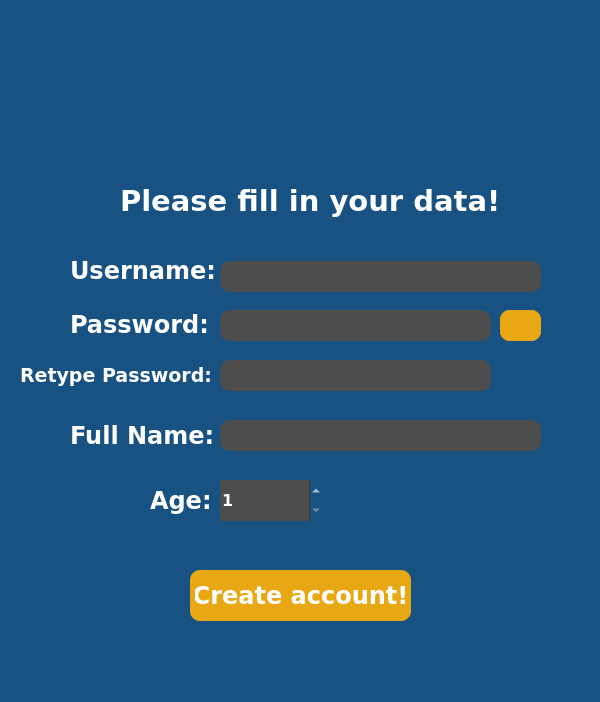
<?xml version="1.0" encoding="UTF-8"?>
<ui version="4.0">
 <class>RegisterPageClass</class>
 <widget class="QMainWindow" name="RegisterPageClass">
  <property name="geometry">
   <rect>
    <x>0</x>
    <y>0</y>
    <width>600</width>
    <height>702</height>
   </rect>
  </property>
  <property name="windowTitle">
   <string>RegisterPage</string>
  </property>
  <property name="styleSheet">
   <string notr="true">/*-----QWidget-----*/
QWidget
{
	background-color: #175282;
	color: #fff;
	border-color: #000000;

}


/*-----QLabel-----*/
QLabel
{
	background-color: transparent;
	color: #fff;
	font-weight: bold;
	border-color: #000000;

}


/*-----QPushButton-----*/
QPushButton
{
	background-color: #e8a813;
	color: #fff;
	font-weight: bold;
	border-radius: 10px;
	padding: 5px;

}


QPushButton::hover
{
	background-color: #fcba21;
	color: #fff;

}


QPushButton::pressed
{
	background-color: #fcba21;
	color: #fff;

}


/*-----QToolButton-----*/
QToolButton
{
	background-color: transparent;
	color: #000000;
	border-style: solid;
	border-color: #000000;

}


QToolButton::hover
{
	background-color: #d10000;
	color: #000000;
	border-radius: 15px;
	border-color: #d10000;

}


QToolButton::pressed
{
	background-color: #d10000;
	color: #000000;
	border-style: solid;
	border-width: 0px;

}


/*-----QLineEdit-----*/
QLineEdit{
	background-color: #4d4d4d;
	color: #fff;
	font-weight: bold;
	border-style: solid;
	border-radius: 10px;
	padding: 5px;

}


/*-----QCheckBox-----*/
QCheckBox
{
	background-color: transparent;
	color: #b9b9bb;
	font-weight: bold;

}


QCheckBox::indicator
{
    color: #b1b1b1;
    background-color: #00111d;
    border: 1px solid #d10000;
    width: 12px;
    height: 12px;

}


QCheckBox::indicator:checked
{
    image:url(&quot;./ressources/check.png&quot;); /*To replace*/
	background-color: #d10000;
    border: 1px solid #d10000;

}


QCheckBox::indicator:unchecked:hover
{
    border: 1px solid #ff0000;

}


QCheckBox::disabled
{
	color: #656565;

}


QCheckBox::indicator:disabled
{
	background-color: #656565;
	color: #656565;
    border: 1px solid #656565;

}
QSpinBox
{
background-color: #4d4d4d;
}</string>
  </property>
  <widget class="QWidget" name="centralWidget">
   <widget class="QLabel" name="textLabel">
    <property name="geometry">
     <rect>
      <x>120</x>
      <y>170</y>
      <width>381</width>
      <height>61</height>
     </rect>
    </property>
    <property name="font">
     <font>
      <family>Verdana</family>
      <pointsize>22</pointsize>
      <bold>true</bold>
     </font>
    </property>
    <property name="text">
     <string>Please fill in your data!</string>
    </property>
    <property name="scaledContents">
     <bool>true</bool>
    </property>
   </widget>
   <widget class="QLabel" name="userLabel">
    <property name="geometry">
     <rect>
      <x>70</x>
      <y>250</y>
      <width>151</width>
      <height>41</height>
     </rect>
    </property>
    <property name="font">
     <font>
      <family>Verdana</family>
      <pointsize>18</pointsize>
      <bold>true</bold>
     </font>
    </property>
    <property name="text">
     <string>Username:</string>
    </property>
   </widget>
   <widget class="QLabel" name="passLabel">
    <property name="geometry">
     <rect>
      <x>70</x>
      <y>304</y>
      <width>141</width>
      <height>41</height>
     </rect>
    </property>
    <property name="font">
     <font>
      <family>Verdana</family>
      <pointsize>18</pointsize>
      <bold>true</bold>
     </font>
    </property>
    <property name="text">
     <string>Password:</string>
    </property>
   </widget>
   <widget class="QLabel" name="nameLabel">
    <property name="geometry">
     <rect>
      <x>70</x>
      <y>420</y>
      <width>151</width>
      <height>31</height>
     </rect>
    </property>
    <property name="font">
     <font>
      <family>Verdana</family>
      <pointsize>18</pointsize>
      <bold>true</bold>
     </font>
    </property>
    <property name="text">
     <string>Full Name:</string>
    </property>
   </widget>
   <widget class="QLabel" name="ageLabel">
    <property name="geometry">
     <rect>
      <x>150</x>
      <y>480</y>
      <width>61</width>
      <height>41</height>
     </rect>
    </property>
    <property name="font">
     <font>
      <family>Verdana</family>
      <pointsize>18</pointsize>
      <bold>true</bold>
     </font>
    </property>
    <property name="text">
     <string>Age:</string>
    </property>
   </widget>
   <widget class="QLineEdit" name="userLineEdit">
    <property name="geometry">
     <rect>
      <x>220</x>
      <y>261</y>
      <width>321</width>
      <height>31</height>
     </rect>
    </property>
    <property name="font">
     <font>
      <family>Verdana</family>
      <pointsize>10</pointsize>
      <bold>true</bold>
     </font>
    </property>
    <property name="text">
     <string/>
    </property>
   </widget>
   <widget class="QLineEdit" name="passLineEdit">
    <property name="geometry">
     <rect>
      <x>220</x>
      <y>310</y>
      <width>271</width>
      <height>31</height>
     </rect>
    </property>
    <property name="font">
     <font>
      <family>Verdana</family>
      <pointsize>10</pointsize>
      <bold>true</bold>
     </font>
    </property>
    <property name="text">
     <string/>
    </property>
    <property name="echoMode">
     <enum>QLineEdit::Password</enum>
    </property>
   </widget>
   <widget class="QLineEdit" name="nameLineEdit">
    <property name="geometry">
     <rect>
      <x>220</x>
      <y>420</y>
      <width>321</width>
      <height>31</height>
     </rect>
    </property>
    <property name="font">
     <font>
      <family>Verdana</family>
      <pointsize>10</pointsize>
      <bold>true</bold>
     </font>
    </property>
   </widget>
   <widget class="QLabel" name="iconLabel">
    <property name="geometry">
     <rect>
      <x>240</x>
      <y>30</y>
      <width>111</width>
      <height>101</height>
     </rect>
    </property>
    <property name="text">
     <string/>
    </property>
    <property name="pixmap">
     <pixmap resource="RegistetPage.qrc">:/newPrefix/add-contact (1).png</pixmap>
    </property>
    <property name="scaledContents">
     <bool>true</bool>
    </property>
   </widget>
   <widget class="QSpinBox" name="ageSpinBox">
    <property name="geometry">
     <rect>
      <x>220</x>
      <y>480</y>
      <width>101</width>
      <height>41</height>
     </rect>
    </property>
    <property name="font">
     <font>
      <family>Verdana</family>
      <pointsize>12</pointsize>
      <bold>true</bold>
     </font>
    </property>
    <property name="frame">
     <bool>false</bool>
    </property>
    <property name="buttonSymbols">
     <enum>QAbstractSpinBox::UpDownArrows</enum>
    </property>
    <property name="minimum">
     <number>1</number>
    </property>
   </widget>
   <widget class="QPushButton" name="pushButton">
    <property name="geometry">
     <rect>
      <x>190</x>
      <y>570</y>
      <width>221</width>
      <height>51</height>
     </rect>
    </property>
    <property name="font">
     <font>
      <family>Verdana</family>
      <pointsize>18</pointsize>
      <bold>true</bold>
     </font>
    </property>
    <property name="styleSheet">
     <string notr="true">QPushButton
{
border-radius:10px;
}</string>
    </property>
    <property name="text">
     <string>Create account!</string>
    </property>
    <property name="autoDefault">
     <bool>false</bool>
    </property>
    <property name="default">
     <bool>false</bool>
    </property>
   </widget>
   <widget class="QLineEdit" name="passLineEdit_2">
    <property name="geometry">
     <rect>
      <x>220</x>
      <y>360</y>
      <width>271</width>
      <height>31</height>
     </rect>
    </property>
    <property name="font">
     <font>
      <family>Verdana</family>
      <pointsize>10</pointsize>
      <bold>true</bold>
     </font>
    </property>
    <property name="text">
     <string/>
    </property>
    <property name="echoMode">
     <enum>QLineEdit::Password</enum>
    </property>
   </widget>
   <widget class="QLabel" name="passLabel_2">
    <property name="geometry">
     <rect>
      <x>20</x>
      <y>360</y>
      <width>191</width>
      <height>31</height>
     </rect>
    </property>
    <property name="font">
     <font>
      <family>Verdana</family>
      <pointsize>14</pointsize>
      <bold>true</bold>
     </font>
    </property>
    <property name="text">
     <string>Retype Password:</string>
    </property>
   </widget>
   <widget class="QPushButton" name="hidePass">
    <property name="geometry">
     <rect>
      <x>500</x>
      <y>310</y>
      <width>41</width>
      <height>31</height>
     </rect>
    </property>
    <property name="text">
     <string/>
    </property>
    <property name="icon">
     <iconset resource="RegistetPage.qrc">
      <normaloff>:/newPrefix/1785693471618134422-128.png</normaloff>:/newPrefix/1785693471618134422-128.png</iconset>
    </property>
    <property name="iconSize">
     <size>
      <width>40</width>
      <height>40</height>
     </size>
    </property>
    <property name="checkable">
     <bool>false</bool>
    </property>
   </widget>
   <widget class="QPushButton" name="showPass">
    <property name="geometry">
     <rect>
      <x>500</x>
      <y>310</y>
      <width>41</width>
      <height>31</height>
     </rect>
    </property>
    <property name="text">
     <string/>
    </property>
    <property name="icon">
     <iconset resource="RegistetPage.qrc">
      <normaloff>:/newPrefix/12417494831642659861-128.png</normaloff>:/newPrefix/12417494831642659861-128.png</iconset>
    </property>
    <property name="iconSize">
     <size>
      <width>40</width>
      <height>40</height>
     </size>
    </property>
    <property name="checkable">
     <bool>false</bool>
    </property>
   </widget>
  </widget>
  <widget class="QMenuBar" name="menuBar">
   <property name="geometry">
    <rect>
     <x>0</x>
     <y>0</y>
     <width>600</width>
     <height>26</height>
    </rect>
   </property>
  </widget>
  <widget class="QStatusBar" name="statusBar"/>
 </widget>
 <layoutdefault spacing="6" margin="11"/>
 <resources>
  <include location="RegistetPage.qrc"/>
 </resources>
 <connections/>
</ui>
